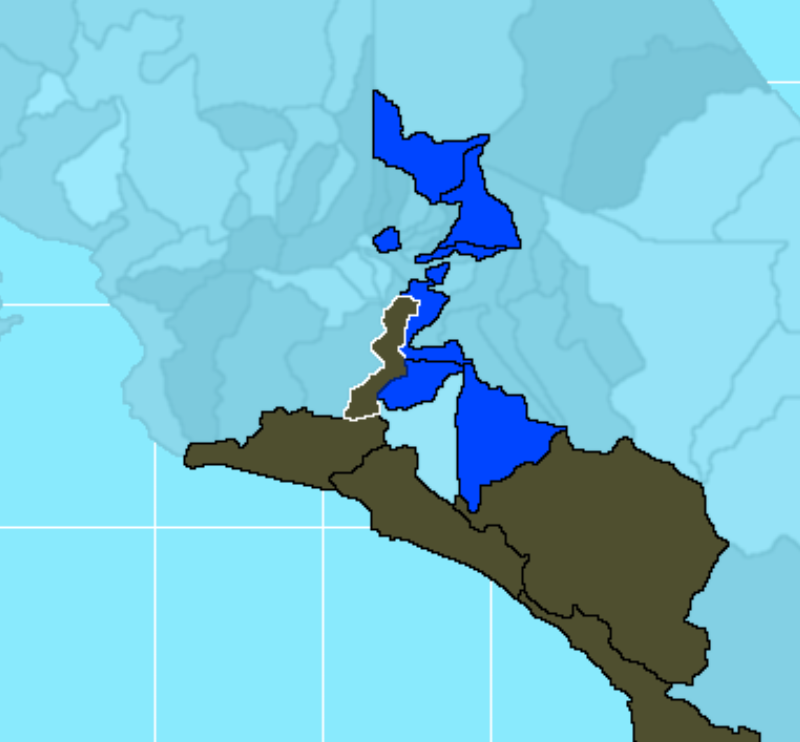
#> input picture costarica_ataque.png, 800 x 742 px
$ python imagenes.py
#> lines starting #> are read from the running program, lines starting #| are printed output that depends on the picture
from PIL import Image, ImageEnhance
import random
import cv2
import numpy as np
import matplotlib.pyplot as plt
import colorsys
from sklearn.cluster import KMeans

def load_image(path):
    return Image.open(path)

def save_image(image, path):
    image.save(path)

def load_image_cv2(path):
#> called with path = 'costarica_ataque.png'
    return cv2.imread(path)
#> returned value is the input picture: shape (742, 800, 3); mean B, G, R 215.6, 196.5, 123.9

def save_image_cv2(image, path):
    cv2.imwrite(path, image)

# [230 lines left out: functions get_unique_colors, assign_random_colors, enhance_borders, convert_gray_to_black, colorize_non_matching_pixels, thin_lines and 8 more, not called in this run]

def improve_image_quality(input_image_path, output_image_path):
    # Cargar la imagen
#> called with input_image_path = 'costarica_ataque.png', output_image_path = 'costarica_ataque_HQ.png'
    image = cv2.imread(input_image_path)

    # Convertir a escala de grises y aplicar ecualización del histograma para mejorar el contraste
    gray_image = cv2.cvtColor(image, cv2.COLOR_BGR2GRAY)
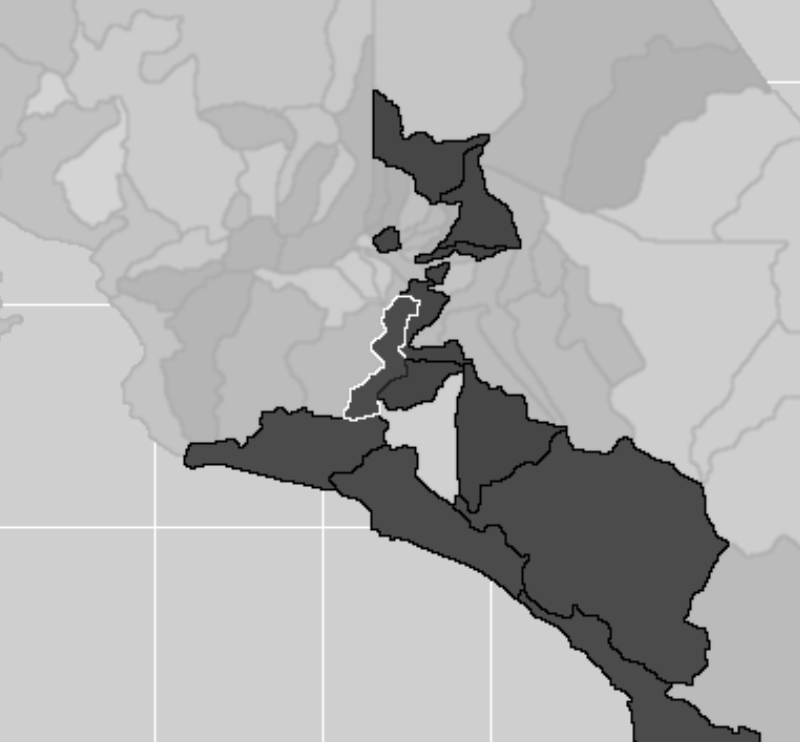
#> gray_image: shape (742, 800); min 0, max 255, mean 176.9
    equalized_image = cv2.equalizeHist(gray_image)
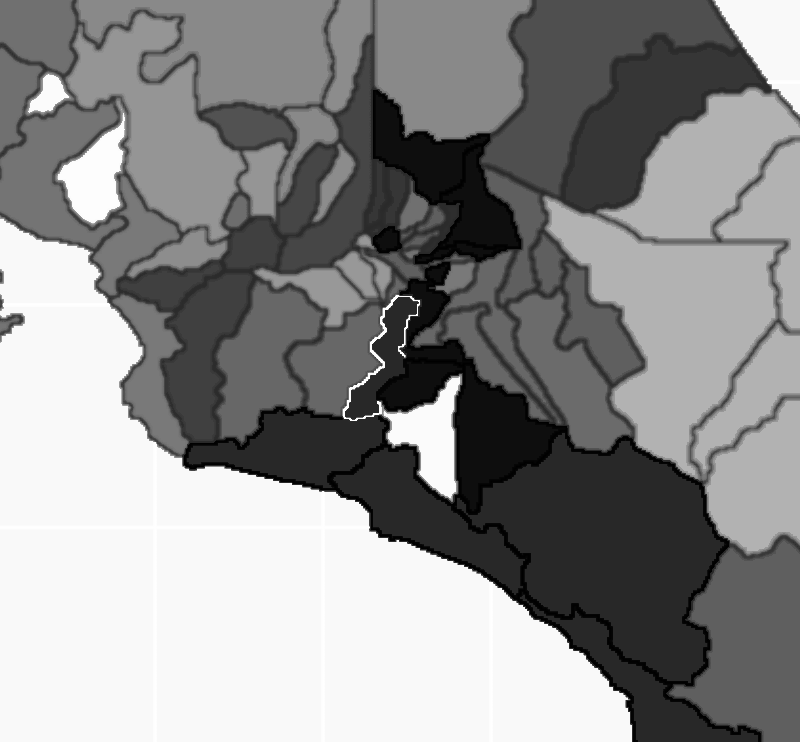
#> equalized_image: shape (742, 800); min 0, max 255, mean 141.5

    # Convertir de nuevo a color
    color_image = cv2.cvtColor(equalized_image, cv2.COLOR_GRAY2BGR)

    # Aplicar suavizado para reducir ruido
    denoised_image = cv2.fastNlMeansDenoisingColored(color_image, None, 10, 10, 7, 21)

    # Convertir a PIL Image para aplicar realce de nitidez
    pil_image = Image.fromarray(cv2.cvtColor(denoised_image, cv2.COLOR_BGR2RGB))
    enhancer = ImageEnhance.Sharpness(pil_image)
    enhanced_image = enhancer.enhance(2.0)  # Aumentar la nitidez

    # Convertir de vuelta a formato OpenCV
    final_image = cv2.cvtColor(np.array(enhanced_image), cv2.COLOR_RGB2BGR)

    # Guardar la imagen resultante
    cv2.imwrite(output_image_path, final_image)

# Carga la imagen del mapa
image_path = 'costarica_ataque.png'
image = load_image_cv2(image_path)

# Obtén los colores únicos presentes en la imagen (presumiblemente un color por cantón)
# unique_colors = get_unique_colors(image)

# Asigna colores aleatorios a cada cantón
# new_image = assign_random_colors(image, unique_colors)

# Mejorar los bordes de los cantones
# enhanced_image = enhance_borders(image)

# Convertir píxeles gris a negro
# threshold_value = 20  # Ajusta este valor según sea necesario
# converted_image = convert_gray_to_black(image, threshold_value)

# Lista de colores RGB a preservar
# target_colors = [
#     [253, 204, 138],
#     [252, 141, 89],
#     [227, 74, 51],
#     [254, 240, 217],
#     [179, 0, 0]
# ]

# Colorear de negro los píxeles que no coinciden con los colores objetivo
# processed_image = colorize_non_matching_pixels(image, target_colors)

# Reducir el grosor de las líneas divisorias entre los cantones
# thinned_image = thin_lines(image, kernel_size=3, iterations=2)

# Colorizar los cantones con el color especificado
# background_color = (185, 122, 87)
# colorized_image = colorize_cantones(image, background_color)

# Reducir el grosor de las líneas divisorias entre los cantones
# thinned_image = thin_lines(image)

# Eliminar los píxeles negros
# image_without_black = remove_black_pixels(image)

# Guarda la nueva imagen con los colores asignados
output_path = 'costarica_ataque_HQ.png'
# [37 lines of commented-out code are left out]
improve_image_quality(image_path, output_path)

$ run again, with costarica.png copied over costarica_ataque.png
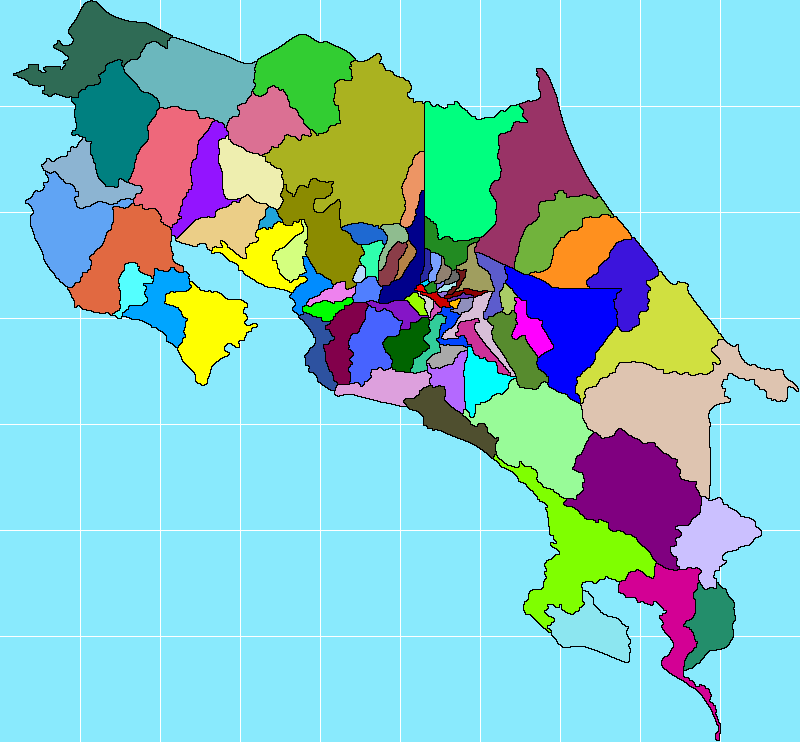
#> input picture costarica.png, 800 x 742 px
#> in load_image_cv2, returned value is the input picture: shape (742, 800, 3); mean B, G, R 200.6, 197, 133.7
#> in improve_image_quality, `gray_image = cv2.cvtColor(image, cv2.COLOR_BGR2GRAY)`:
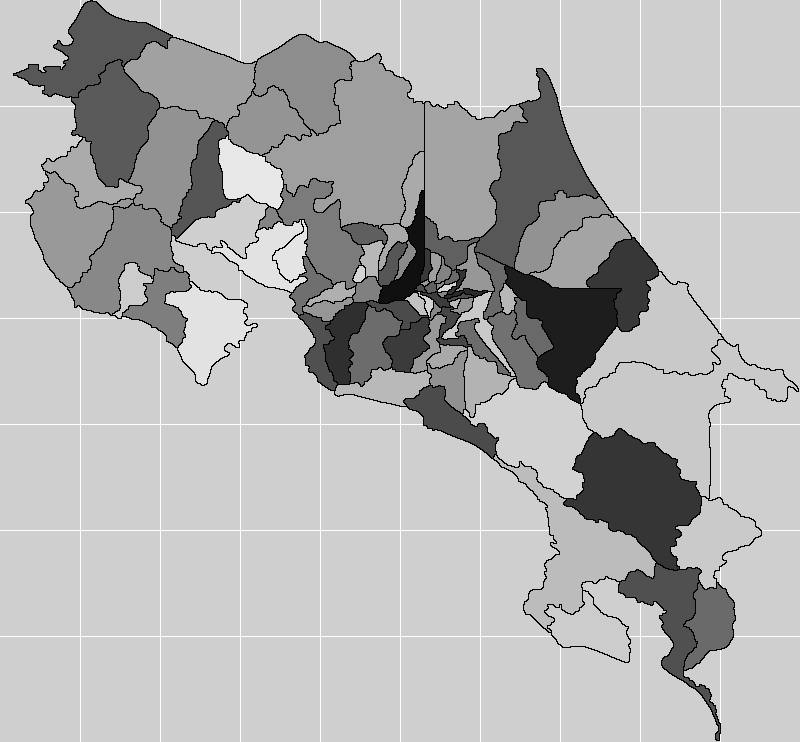
#> gray_image: shape (742, 800); min 0, max 255, mean 178.4
#> in improve_image_quality, `equalized_image = cv2.equalizeHist(gray_image)`:
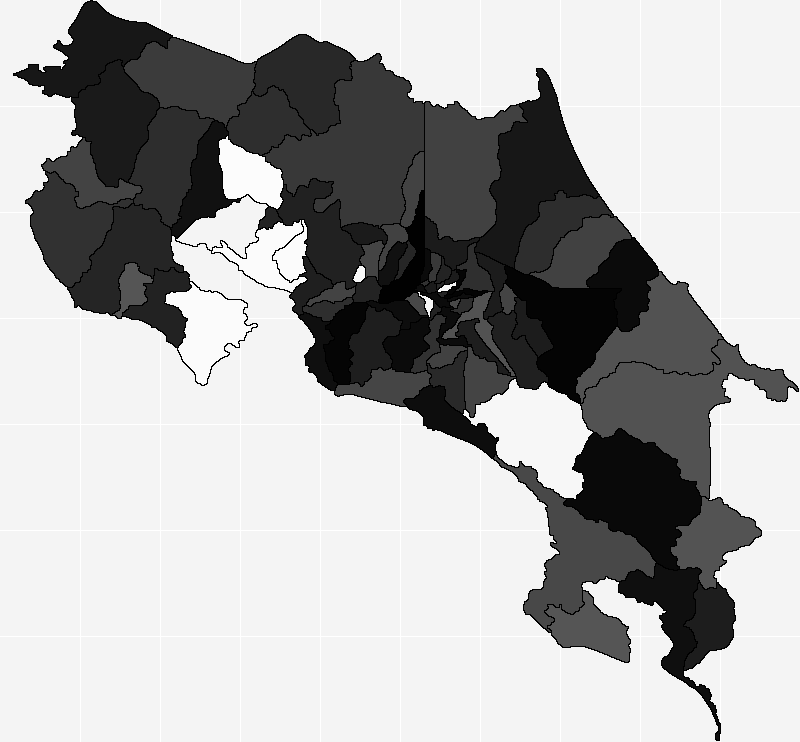
#> equalized_image: shape (742, 800); min 0, max 255, mean 173.2

$ run again, with costarica_guerra.png copied over costarica_ataque.png
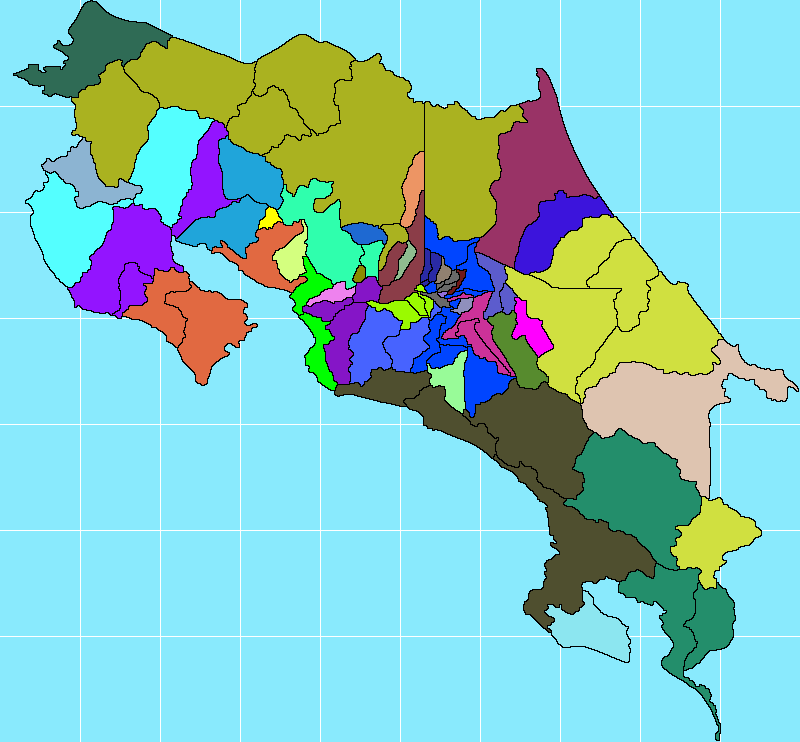
#> input picture costarica_guerra.png, 800 x 742 px
#> in load_image_cv2, returned value is the input picture: shape (742, 800, 3); mean B, G, R 195.6, 197.5, 133.3
#> in improve_image_quality, `gray_image = cv2.cvtColor(image, cv2.COLOR_BGR2GRAY)`:
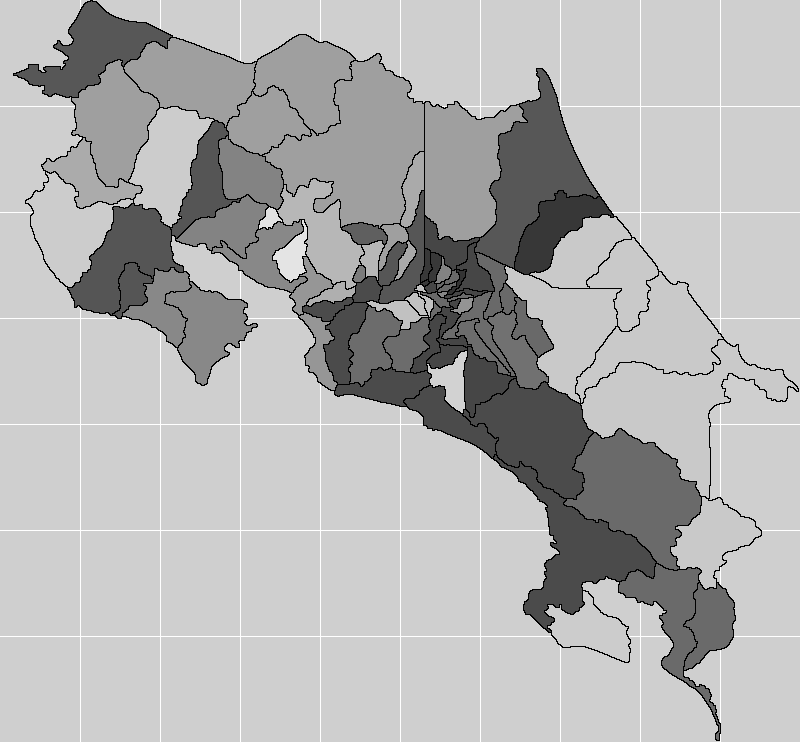
#> gray_image: shape (742, 800); min 0, max 255, mean 177.9
#> in improve_image_quality, `equalized_image = cv2.equalizeHist(gray_image)`:
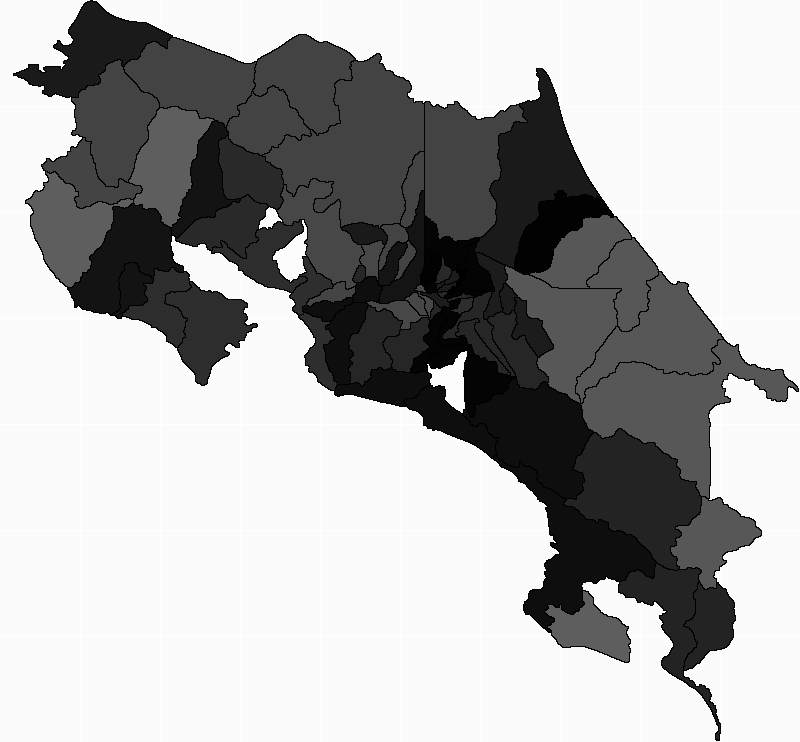
#> equalized_image: shape (742, 800); min 0, max 255, mean 173.4
